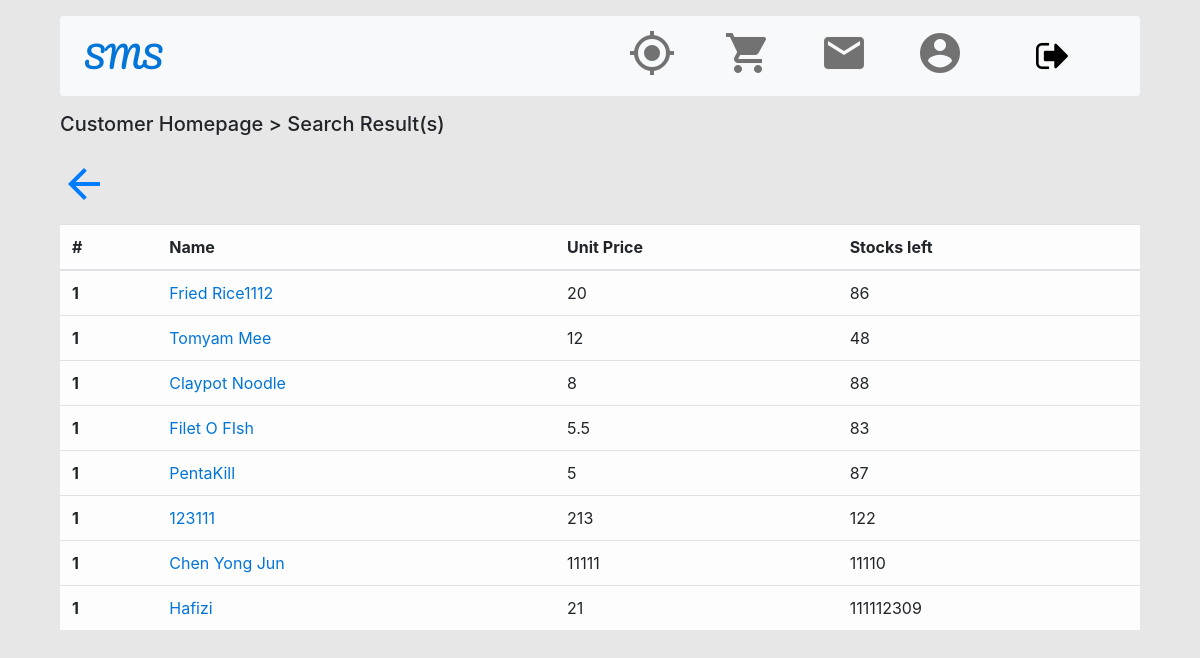
Screenshot of /ApplicationLayer/viewServiceView/CusSearchProductList.php with the database file from the repository.
### tables this page shows
CREATE TABLE `service` (
  `Service_ID` int(11) NOT NULL,
  `sp_id` int(11) NOT NULL,
  `S_Name` varchar(255) NOT NULL,
  `Category` int(11) NOT NULL,
  `Unit_Price` float NOT NULL,
  `S_Photo` longblob NOT NULL,
  `S_Desc` text NOT NULL,
  `S_Stock` int(11) NOT NULL
);

### BusinessServiceLayer/viewServiceController/viewServiceController.php (called while the page is built, shortened)
<?php
require_once __DIR__ . '/../viewServiceModel/viewServiceModel.php';
class viewServiceController
{
    function viewSearchList($search)
    {
        $ser = new ServiceModel();
        $ser->S_Name = $search;
        return $ser->viewSearchList();
    }
}

### BusinessServiceLayer/viewServiceModel/viewServiceModel.php (called while the page is built, shortened)
<?php
require_once '../../libs/database.php';
class ServiceModel
{
    public $list, $Service_ID, $sp_id, $S_Name, $S_Photo, $S_Desc, $S_Stock, $Unit_Price, $minusS;
    function viewSearchList()
    {
        $sql = "select * from service where `S_Name` like :search";
        $args = [':search' => "%" . $this->S_Name . "%"];
        return DB::run($sql, $args);
    }
}

### libs/database.php (called while the page is built, shortened)
<?php
class DB
{
  public static function connect($value = '')
  {
    $pdo = new PDO(DB_TYPE . ':host=' . DB_HOST . ';dbname=' . DB_NAME, DB_USER, DB_PASS);
    $pdo->setAttribute(PDO::ATTR_ERRMODE, PDO::ERRMODE_EXCEPTION);
    return $pdo;
  }
  public static function run($sql, $args = NULL)
  {
    $stmt = DB::connect()->prepare($sql);
    try {
      $stmt->execute($args);
      return $stmt;
    } catch (PDOException $e) {
      echo $e->getMessage();
      die();
    }
  }
}

### ApplicationLayer/viewServiceView/CusSearchProductList.php (the view, shortened to what this page needs)
<?php
require __DIR__ . '/../../src/bootstrap.php';
require_once __DIR__ . '/../../BusinessServiceLayer/viewServiceController/viewServiceController.php';
if (isset($_GET['query'])) {
    $query = $_GET['query'];
    $_SESSION["query"] = $query;
} else $query = $_SESSION["query"];
$ser = new viewServiceController();
$data = $ser->viewSearchList($query);
?>
<html>
<head>
</head>
<body>
    <form method="POST">
        <div class="mx-auto" style="width: 90%;">
            <?php require __DIR__ . '/../../src/navbar.php' ?>
            <h5>Customer Homepage > Search Result(s)</h5>
            <a href="./CusHomePage.php">
                <span class="material-icons md-48 text-primary my-3">
                </span>
            </a>
            <br />
            <div class="row d-flex flex-wrap mx-0">
                <?php if ($data->rowCount() == 0) { ?>
                    <h1>No result found</h1>
                <?php } else { ?>
                    <table class="table table-light">
                        <thead>
                            <tr>
                                <th scope="col">#</th>
                                <th scope="col">Name</th>
                                <th scope="col">Unit Price</th>
                                <th scope="col">Stocks left</th>
                            </tr>
                        </thead>
                        <tbody>
                            <?php foreach ($data as $row) { ?>
                                <tr>
                                    <th scope="row">1</th>
                                    <td><a href="../orderView/CusProductInfo.php?Service_ID=<?= $row['Service_ID'] ?>"><?= $row['S_Name'] ?>
                                        </a>
                                    </td>
                                    <td><?= $row['Unit_Price'] ?></td>
                                    <td><?= $row['S_Stock'] ?></td>
                                </tr>
                            <?php } ?>
                        </tbody>
                    <?php } ?>
            </div>
        </div>
    </form>
</body>
</html>

### src/bootstrap.php (shortened to what this page needs)
<html>
<head>
    <link rel="stylesheet" href="https://maxcdn.bootstrapcdn.com/bootstrap/4.0.0/css/bootstrap.min.css"
>
    <link rel="stylesheet" type="text/css" href="../../src/css/all.css" />
</head>
</html>

### src/navbar.php (shortened to what this page needs)
<html>
<head>
</head>
<body>
    <nav class="navbar navbar-expand-sm bg-light rounded my-3" style="height: 10%;">
        <ul class="navbar-nav navbar-left mr-auto">
            <li class="nav-brand"><a style="font-family: 'Pacifico', cursive; font-size: 30px;" class="nav-link"
                    href="/sdw/ApplicationLayer/viewServiceView/CusHomePage.php">SMS</a></li>
        </ul>
        <ul class="navbar-nav mr-2">
            <li class="nav-item justify-content-center align-self-center px-4">
                <a href="/sdw/ApplicationLayer/trackingView/CusTrackList.php">
                    <span class="material-icons md-48 md-dark">
                    </span>
                </a>
            </li>
            <li class="nav-item justify-content-center align-self-center px-4">
                <a href="/sdw/ApplicationLayer/orderView/CusCart.php">
                    <span class="material-icons md-48 md-dark">
                    </span>
                </a>
            </li>
            <li class="nav-item justify-content-center align-self-center px-4">
                <a href="/sdw/ApplicationLayer/paymentView/CusReceiptList.php">
                    <i class="material-icons md-48 md-dark">local_post_office </i>
                </a>
            </li>
            <li class="nav-item justify-content-center align-self-center px-4">
                <a href="/sdw/ApplicationLayer/userProfileView/CustomerEditProfile.php">
                    <span class="material-icons md-48">account_circle </span>
                </a>
            </li>
            <li class="nav-item justify-content-center align-self-center px-5">
                <a href='/sdw/ApplicationLayer/userProfileView/CusLogin.php'>
                    <img src="/sdw/src/img/signout.png" />
                </a></li>
        </ul>
    </nav>
</body>
</html>

### src/css/all.css (style rules this page uses)
body { background-color: rgb(231, 231, 231); }
a:link { color: #0275d8; }
.material-icons { text-align: center; margin: auto; }
.material-icons { font-size: 24px; }

### src/navbar.php (style rules this page uses)
.material-icons.md-48 { font-size: 48px; color: rgba(0, 0, 0, 0.54); }

### rows the page displays
service: S_Name "Fried Rice1112", Unit_Price "20", S_Stock "86"
service: S_Name "Tomyam Mee", Unit_Price "12", S_Stock "48"
service: S_Name "Claypot Noodle", Unit_Price "8", S_Stock "88"
service: S_Name "Filet O FIsh", Unit_Price "5.5", S_Stock "83"
service: S_Name "PentaKill", Unit_Price "5", S_Stock "87"
service: S_Name "123111", Unit_Price "213", S_Stock "122"
service: S_Name "Chen Yong Jun", Unit_Price "11111", S_Stock "11110"
service: S_Name "Hafizi", Unit_Price "21", S_Stock "111112309"
